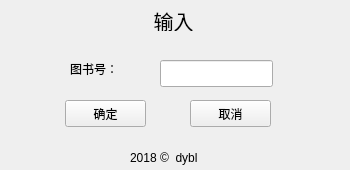
<?xml version="1.0" encoding="UTF-8"?>
<ui version="4.0">
 <class>BookIDForm</class>
 <widget class="QWidget" name="BookIDForm">
  <property name="geometry">
   <rect>
    <x>0</x>
    <y>0</y>
    <width>350</width>
    <height>170</height>
   </rect>
  </property>
  <property name="windowTitle">
   <string>Form</string>
  </property>
  <widget class="QLabel" name="label">
   <property name="geometry">
    <rect>
     <x>70</x>
     <y>60</y>
     <width>67</width>
     <height>17</height>
    </rect>
   </property>
   <property name="text">
    <string>图书号：</string>
   </property>
  </widget>
  <widget class="QPushButton" name="ensure_btn">
   <property name="geometry">
    <rect>
     <x>65</x>
     <y>100</y>
     <width>81</width>
     <height>27</height>
    </rect>
   </property>
   <property name="text">
    <string>确定</string>
   </property>
  </widget>
  <widget class="QPushButton" name="cancel_btn">
   <property name="geometry">
    <rect>
     <x>190</x>
     <y>100</y>
     <width>81</width>
     <height>27</height>
    </rect>
   </property>
   <property name="text">
    <string>取消</string>
   </property>
  </widget>
  <widget class="QLineEdit" name="bno_le">
   <property name="geometry">
    <rect>
     <x>160</x>
     <y>60</y>
     <width>113</width>
     <height>27</height>
    </rect>
   </property>
  </widget>
  <widget class="QLabel" name="label_2">
   <property name="geometry">
    <rect>
     <x>140</x>
     <y>10</y>
     <width>67</width>
     <height>21</height>
    </rect>
   </property>
   <property name="font">
    <font>
     <pointsize>15</pointsize>
    </font>
   </property>
   <property name="text">
    <string>输入</string>
   </property>
   <property name="alignment">
    <set>Qt::AlignCenter</set>
   </property>
  </widget>
  <widget class="QLabel" name="label_3">
   <property name="geometry">
    <rect>
     <x>130</x>
     <y>150</y>
     <width>101</width>
     <height>16</height>
    </rect>
   </property>
   <property name="text">
    <string>2018 ©  dybl</string>
   </property>
  </widget>
 </widget>
 <resources/>
 <connections/>
</ui>
